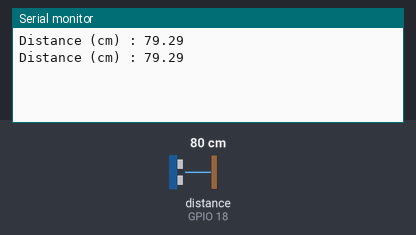
This sketch was run on a simulated ESP32. Shown: the last lines printed to the serial monitor. Wiring (inferred from the names in the program): ultrasonic range finder: trigger GPIO 5; echo GPIO 18. The test bench sets the inputs (shaded band); at power-on: distance to the obstacle (sensor on GPIO 18) 80 cm. The echo pulse lasts 58.3 µs per cm.

Above: at 1.8 s.
1.9 s: distance to the obstacle (sensor on GPIO 18) set to 2 cm
At 2.8 s:
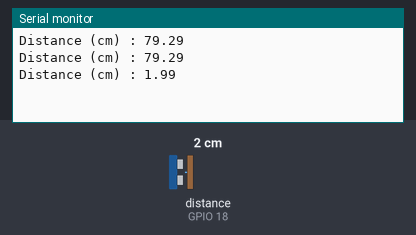
3.4 s: distance to the obstacle (sensor on GPIO 18) set to 4 cm
At 4.8 s:
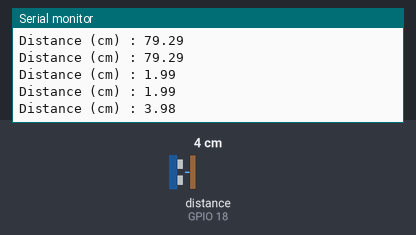
Timing chart, 0 to 6.4 s (numbered marks = the images above; inputs shaded):
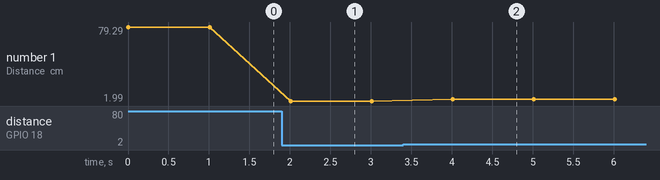

Measured:
- after the input at 1.9 s, the serial monitor: prints a new line after 0.11 s (image 1)
- after the input at 3.4 s, the serial monitor: prints a new line after 0.61 s (image 2)
- plotted number 1: 79.29 → 1.99 after the input at 1.9 s, 1.99 → 3.98 after the input at 3.4 s

The sketch:

esp32_ultrasonicSensor.ino
```cpp
const int trigPin = 5;
const int echoPin = 18;

//define sound speed in cm/uS
#define soundSpeed 0.034

long duration;
float distance;

void setup()
{
  Serial.begin(115200); //start serial communication
  pinMode(trigPin, OUTPUT); //trigger pin is an output
  pinMode(echoPin, INPUT); //echo pin is an input
}

void loop()
{
  //clear the trigger pin
  digitalWrite(trigPin, LOW);
  delayMicroseconds(2);
  //set trigger pin hogh for 10 microseconds
  digitalWrite(trigPin, HIGH);
  delayMicroseconds(10);
  digitalWrite(trigPin, LOW);

  //read the echo pin, return sound wave travel time in microseconds
  duration = pulseIn(echoPin, HIGH);
  //calculate the distance
  distance = duration*soundSpeed/2;

  //print distance in serial monitor
  Serial.print("Distance (cm) : ");
  Serial.println(distance);

  delay(1000);
}
```
